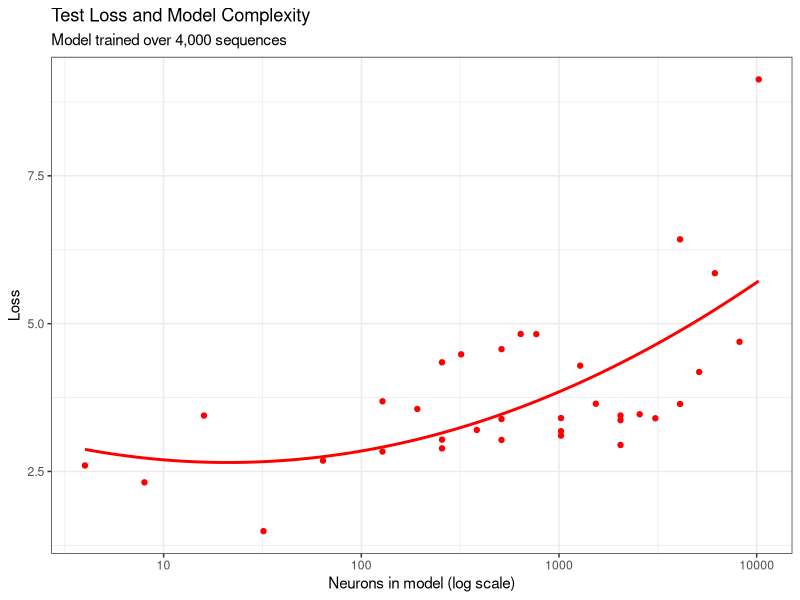

R code for this plot:
## Code to create a viz of test loss as a function of complexity
## For the model that trained over ~4,000 sequences

#Importing necessary libraries and data
library(tidyverse)
library(ggplot2)
fourk <- read_csv("../../results/results-4k.csv")

#Averaging loss across seeds
fourkMean <- fourk |>
  group_by(layers, neuronsPerLayer) |>
  summarize(testLoss = mean(testLoss),
         trainLoss = mean(trainLoss))

#Generating plot
plot <- ggplot(data = fourkMean) +
  geom_point(aes(x = layers*neuronsPerLayer, y = testLoss), color = 'red') +
  geom_smooth(method = "lm", formula = y ~ x + I(x^2), se = FALSE, 
              aes(x = layers*neuronsPerLayer, y = testLoss), color = 'red') +
  scale_x_log10() +
  labs(title = "Test Loss and Model Complexity",
       x = "Neurons in model (log scale)",
       y = "Loss",
       subtitle = "Model trained over 4,000 sequences") +
  theme_bw()

ggsave('figure3.png',
       plot,
       width = 6, height = 4)
